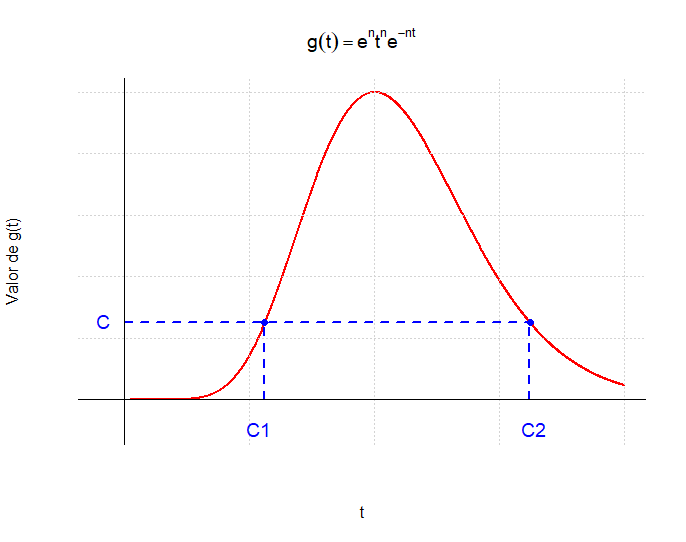

Reproduce this figure in R.
# Definindo os parâmetros
n <- 10   # Valor de 'n', pode ser ajustado
theta_0 <- 5  # Valor de 'theta_0', pode ser ajustado
x_bar <- seq(0.1, 10, length.out = 1000)  # Valores de x_bar (mais pontos para melhor precisão)
t <- x_bar / theta_0  # Valores de t

# Calculando a expressão para cada valor de t
g_t <- exp(n) * t^n * exp(-n * t)

# Encontrando os valores de t tal que g(t) = 0.25
t_values <- t[abs(g_t - 0.25) < 0.001]  # Encontrando todos os valores de t para os quais g(t) está próximo de 0.25

# Plotando o gráfico
plot(t, g_t, type = "l", col = "red", lwd = 2,
     xlab = "t", ylab = "Valor de g(t)",
     main = expression(g(t) == e^n * t^n * e^{-n * t}),
     xlim = c(-0.1, max(t)), ylim = c(-0.1, max(g_t)),
     axes = FALSE)  # 'axes = FALSE' remove os eixos
grid()


# Acrescentando as linhas horizontais de t = 0 até t = t_values onde g(t) = 0.25
for (t_target in t_values) {
  lines(c(0, t_target), c(0.25, 0.25), col = "blue", lwd = 2, lty = 2)  # Linhas azuis tracejadas
  points(t_target, 0.25, pch = 19, col = "blue")  # Pontos indicando os valores de t_target
}
# Adicionando as linhas verticais tracejadas ligando (0.56, 0) até (0.56, 0.25) e (1.62, 0) até (1.62, 0.25)
lines(c(0.56, 0.56), c(0, 0.25), col = "blue", lty = 2, lwd = 2)  # Linha vertical tracejada em t = 0.56 até g(t) = 0.25
lines(c(1.62, 1.62), c(0, 0.25), col = "blue", lty = 2, lwd = 2)  # Linha vertical tracejada em t = 1.62 até g(t) = 0.25

# Adicionando a letra "C" ao lado do valor y = 0.25
text(x = -0.15, y = 0.25, labels = "C", pos = 4, col = "blue", cex = 1.2)  # 'pos = 4' coloca à direita do ponto

# Adicionando os rótulos "C1" e "C2" acima dos pontos específicos
text(x = 0.54, y = -0.15, labels = "C1", pos = 3, col = "blue", cex = 1.2)  # 'pos = 3' coloca acima do ponto
text(x = 1.64, y = -0.15, labels = "C2", pos = 3, col = "blue", cex = 1.2)  # 'pos = 3' coloca acima do ponto
abline(h=0, v=0)
